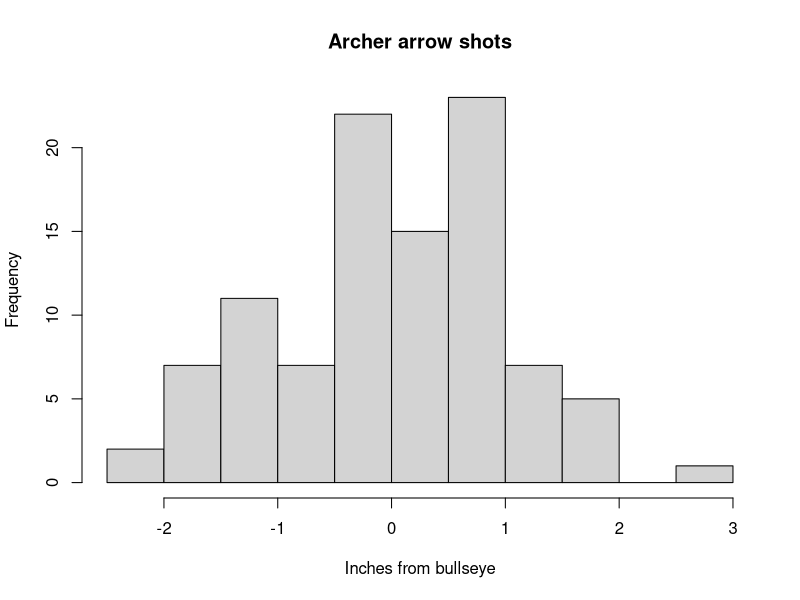
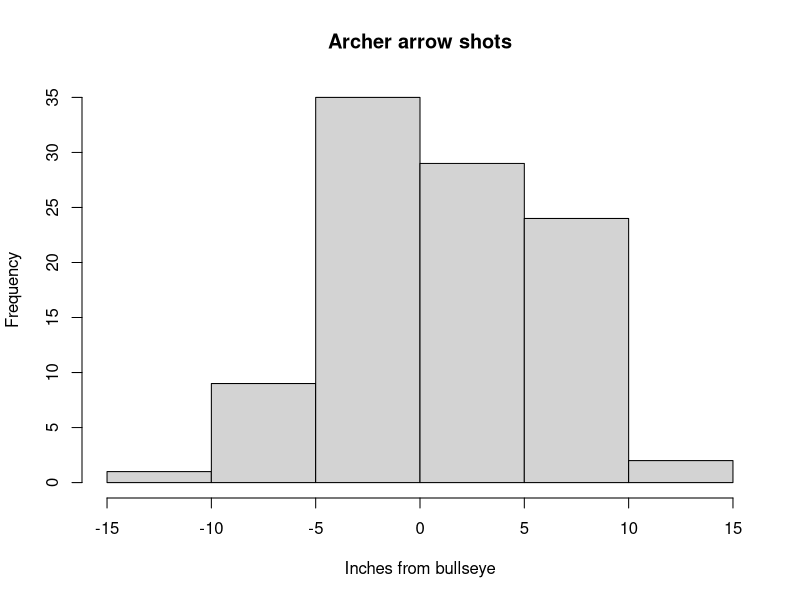

Write the R code that produced these figures, in order.
## ---- chunk 1
good_shots <- rnorm(n= 100, mean= 0, sd = 1)
hist(good_shots, main="Archer arrow shots",  xlab = "Inches from bullseye")
## ---- chunk 2
bad_shots <- rnorm(n= 100, mean= 0, sd = 5)
hist(bad_shots, main="Archer arrow shots",  xlab = "Inches from bullseye")
